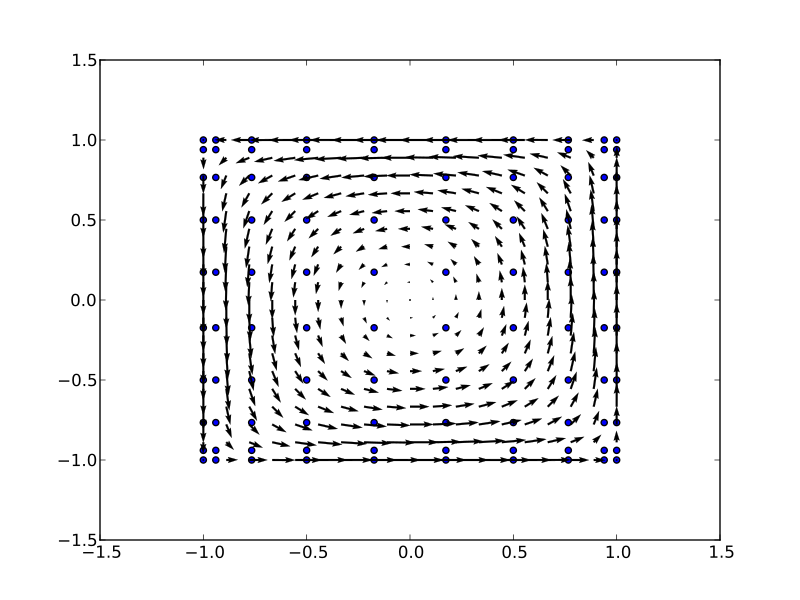

Write the Python code that produced this figure.
import dec
from dec.spectral2 import *

def run():

    N = 10
    g = Grid_2D_Chebyshev(N, N)
    
    L0, L1, L0d, L1d = laplacian2(g)
    D0, D1, D0d, D1d = g.derivative()
    P0, P1, P2, P0d, P1d, P2d = g.projection()
    H0, H1, H2, H0d, H1d, H2d = g.hodge_star()
    add = lambda x, y: (x[0]+y[0], x[1]+y[1])
    BC0, BC1 = g.boundary_condition()
    
    shape = map(lambda x: x.shape, g.B1)
    
    #bc = map(real, H1d(BC0(lambda x, y: 1)) )
    bc = H1d(BC0(lambda x, y: 1))
    
    def unflat(f):
        fx, fy = split(f, [shape[0][0]*shape[0][1]])
        fx = fx.reshape(shape[0])
        fy = fy.reshape(shape[1])
        return (fx, fy)
    
    L = to_matrix(lambda x: flat(L1(unflat(x))), 2*N*(N-1))
    f = real(-dot(linalg.inv(L), flat(bc)))
    f = unflat(f)
    
    def vec(X, Y):
        U = 0
        V = 0
        for _f, _b in zip(flat(f), flat(g.B1)):
            u, v = _b(X, Y)
            U += _f*u
            V += _f*v
        return U, V
    
    X = linspace(-1, +1, 2*N-1)
    Y = linspace(-1, +1, 2*N-1)
    X, Y = meshgrid(X, Y)
    U, V = vec(X, Y)
    return g.verts, X, Y, U, V

dataname = "poisson_2d_example.dat"
#dec.store_data(dataname, run())

import matplotlib
from matplotlib.pyplot import *
matplotlib.rcParams['legend.fancybox'] = True
import matplotlib.pyplot as plt

verts, X, Y, U, V = dec.get_data(dataname)
scatter(*verts)
quiver(X, Y, U, V)

show()
